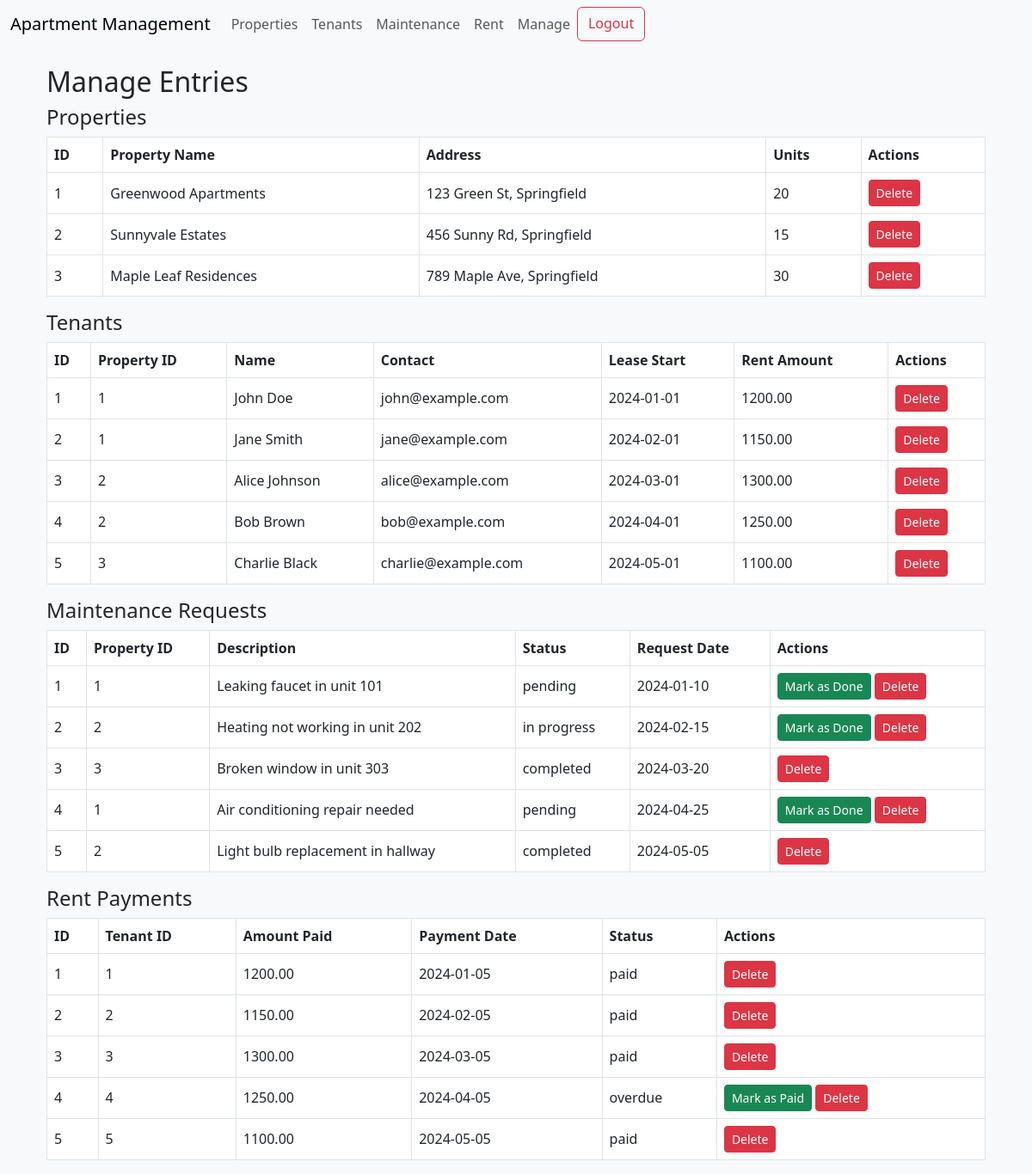
/admin/manage.php, run on the app's committed database.
### tables this page shows
CREATE TABLE properties (
    id INT(11) AUTO_INCREMENT PRIMARY KEY,
    name VARCHAR(100) NOT NULL,
    address VARCHAR(255) NOT NULL,
    units INT(11) NOT NULL
);

CREATE TABLE tenants (
    id INT(11) AUTO_INCREMENT PRIMARY KEY,
    property_id INT(11),
    name VARCHAR(100),
    contact VARCHAR(100),
    lease_start DATE,
    rent_amount DECIMAL(10, 2),
    FOREIGN KEY (property_id) REFERENCES properties(id) ON DELETE CASCADE
);

CREATE TABLE maintenance_requests (
    id INT(11) AUTO_INCREMENT PRIMARY KEY,
    property_id INT(11),
    description TEXT,
    status ENUM('pending', 'in progress', 'completed') DEFAULT 'pending',
    request_date DATE,
    FOREIGN KEY (property_id) REFERENCES properties(id) ON DELETE CASCADE
);

CREATE TABLE rent_payments (
    id INT(11) AUTO_INCREMENT PRIMARY KEY,
    tenant_id INT(11),
    amount_paid DECIMAL(10, 2),
    payment_date DATE,
    status ENUM('paid', 'overdue'),
    FOREIGN KEY (tenant_id) REFERENCES tenants(id) ON DELETE CASCADE
);

### admin/manage.php (the view, shortened to what this page needs)
<?php
include('../includes/db.php');
$properties = $conn->query("SELECT * FROM properties");
$tenants = $conn->query("SELECT * FROM tenants");
$maintenance_requests = $conn->query("SELECT * FROM maintenance_requests");
$rent_payments = $conn->query("SELECT * FROM rent_payments");
?>
 <?php include('../includes/header.php') ?>
<div class="container">
    <h2>Manage Entries</h2>
    <h4>Properties</h4>
    <table class="table table-bordered">
        <thead>
            <tr>
                <th>ID</th>
                <th>Property Name</th>
                <th>Address</th>
                <th>Units</th>
                <th>Actions</th>
            </tr>
        </thead>
        <tbody>
            <?php while ($property = $properties->fetch_assoc()): ?>
                <tr>
                    <td><?= $property['id']; ?></td>
                    <td><?= $property['name']; ?></td>
                    <td><?= $property['address']; ?></td>
                    <td><?= $property['units']; ?></td>
                    <td>
                        <a href="?action=delete&table=properties&id=<?= $property['id']; ?>" class="btn btn-danger btn-sm">Delete</a>
                    </td>
                </tr>
            <?php endwhile; ?>
        </tbody>
    </table>
    <h4>Tenants</h4>
    <table class="table table-bordered">
        <thead>
            <tr>
                <th>ID</th>
                <th>Property ID</th>
                <th>Name</th>
                <th>Contact</th>
                <th>Lease Start</th>
                <th>Rent Amount</th>
                <th>Actions</th>
            </tr>
        </thead>
        <tbody>
            <?php while ($tenant = $tenants->fetch_assoc()): ?>
                <tr>
                    <td><?= $tenant['id']; ?></td>
                    <td><?= $tenant['property_id']; ?></td>
                    <td><?= $tenant['name']; ?></td>
                    <td><?= $tenant['contact']; ?></td>
                    <td><?= $tenant['lease_start']; ?></td>
                    <td><?= $tenant['rent_amount']; ?></td>
                    <td>
                        <a href="?action=delete&table=tenants&id=<?= $tenant['id']; ?>" class="btn btn-danger btn-sm">Delete</a>
                    </td>
                </tr>
            <?php endwhile; ?>
        </tbody>
    </table>
    <h4>Maintenance Requests</h4>
    <table class="table table-bordered">
        <thead>
            <tr>
                <th>ID</th>
                <th>Property ID</th>
                <th>Description</th>
                <th>Status</th>
                <th>Request Date</th>
                <th>Actions</th>
            </tr>
        </thead>
        <tbody>
            <?php while ($request = $maintenance_requests->fetch_assoc()): ?>
                <tr>
                    <td><?= $request['id']; ?></td>
                    <td><?= $request['property_id']; ?></td>
                    <td><?= $request['description']; ?></td>
                    <td><?= $request['status']; ?></td>
                    <td><?= $request['request_date']; ?></td>
                    <td>
                        <?php if ($request['status'] !== 'completed'): ?>
                            <a href="?action=approve&table=maintenance_requests&id=<?= $request['id']; ?>" class="btn btn-success btn-sm">Mark as Done</a>
                        <?php endif; ?>
                        <a href="?action=delete&table=maintenance_requests&id=<?= $request['id']; ?>" class="btn btn-danger btn-sm">Delete</a>
                    </td>
                </tr>
            <?php endwhile; ?>
        </tbody>
    </table>
    <h4>Rent Payments</h4>
    <table class="table table-bordered">
        <thead>
            <tr>
                <th>ID</th>
                <th>Tenant ID</th>
                <th>Amount Paid</th>
                <th>Payment Date</th>
                <th>Status</th>
                <th>Actions</th>
            </tr>
        </thead>
        <tbody>
            <?php while ($payment = $rent_payments->fetch_assoc()): ?>
                <tr>
                    <td><?= $payment['id']; ?></td>
                    <td><?= $payment['tenant_id']; ?></td>
                    <td><?= $payment['amount_paid']; ?></td>
                    <td><?= $payment['payment_date']; ?></td>
                    <td><?= $payment['status']; ?></td>
                    <td>
                        <?php if ($payment['status'] !== 'paid'): ?>
                            <a href="?action=approve&table=rent_payments&id=<?= $payment['id']; ?>" class="btn btn-success btn-sm">Mark as Paid</a>
                        <?php endif; ?>
                        <a href="?action=delete&table=rent_payments&id=<?= $payment['id']; ?>" class="btn btn-danger btn-sm">Delete</a>
                    </td>
                </tr>
            <?php endwhile; ?>
        </tbody>
    </table>
</div>
<?php include('../includes/footer.php') ?>

### includes/header.php (shortened to what this page needs)
<!DOCTYPE html>
<html lang="en">
<head>
    <link href="https://cdn.jsdelivr.net/npm/bootstrap@5.3.0-alpha1/dist/css/bootstrap.min.css" rel="stylesheet">
    <link rel="stylesheet" href="../assets/css/style.css">
</head>
<body>
<nav class="navbar navbar-expand-lg navbar-light bg-light">
    <div class="container-fluid">
        <a class="navbar-brand" href="dashboard.php">Apartment Management</a>
        <div class="collapse navbar-collapse" id="navbarNav">
            <ul class="navbar-nav me-auto mb-2 mb-lg-0">
                <li class="nav-item">
                    <a class="nav-link" href="properties.php">Properties</a>
                </li>
                <li class="nav-item">
                    <a class="nav-link" href="tenants.php">Tenants</a>
                </li>
                <li class="nav-item">
                    <a class="nav-link" href="maintenance.php">Maintenance</a>
                </li>
                <li class="nav-item">
                    <a class="nav-link" href="rent.php">Rent</a>
                </li>
                <li class="nav-item">
                    <a class="nav-link" href="manage.php">Manage</a>
                </li
            </ul>
            <a class="btn btn-outline-danger" href="logout.php">Logout</a>
        </div>
    </div>
</nav>
<div class="container">

### includes/footer.php (shortened to what this page needs)
</div>
</body>
</html>

### assets/css/style.css (style rules this page uses)
body { background-color: #f8f9fa; }
.container { margin-top: 20px; }
.table th, .table td { vertical-align: middle; }
a { color: black; }

### data on the page
properties: id "1", name "Greenwood Apartments", address "123 Green St, Springfield", units "20"
properties: id "2", name "Sunnyvale Estates", address "456 Sunny Rd, Springfield", units "15"
properties: id "3", name "Maple Leaf Residences", address "789 Maple Ave, Springfield", units "30"
tenants: id "1", property "1", name "John Doe", contact "john@example.com", lease_start "2024-01-01", rent_amount "1200.00"
tenants: id "2", property "1", name "Jane Smith", contact "jane@example.com", lease_start "2024-02-01", rent_amount "1150.00"
tenants: id "3", property "2", name "Alice Johnson", contact "alice@example.com", lease_start "2024-03-01", rent_amount "1300.00"
tenants: id "4", property "2", name "Bob Brown", contact "bob@example.com", lease_start "2024-04-01", rent_amount "1250.00"
tenants: id "5", property "3", name "Charlie Black", contact "charlie@example.com", lease_start "2024-05-01", rent_amount "1100.00"
maintenance_requests: id "1", property "1", description "Leaking faucet in unit 101", status "pending", request_date "2024-01-10"
maintenance_requests: id "2", property "2", description "Heating not working in unit 202", status "in progress", request_date "2024-02-15"
maintenance_requests: id "3", property "3", description "Broken window in unit 303", status "completed", request_date "2024-03-20"
maintenance_requests: id "4", property "1", description "Air conditioning repair needed", status "pending", request_date "2024-04-25"
maintenance_requests: id "5", property "2", description "Light bulb replacement in hallway", status "completed", request_date "2024-05-05"
rent_payments: id "1", tenant "1", amount_paid "1200.00", payment_date "2024-01-05", status "paid"
rent_payments: id "2", tenant "2", amount_paid "1150.00", payment_date "2024-02-05", status "paid"
rent_payments: id "3", tenant "3", amount_paid "1300.00", payment_date "2024-03-05", status "paid"
rent_payments: id "4", tenant "4", amount_paid "1250.00", payment_date "2024-04-05", status "overdue"
rent_payments: id "5", tenant "5", amount_paid "1100.00", payment_date "2024-05-05", status "paid"
